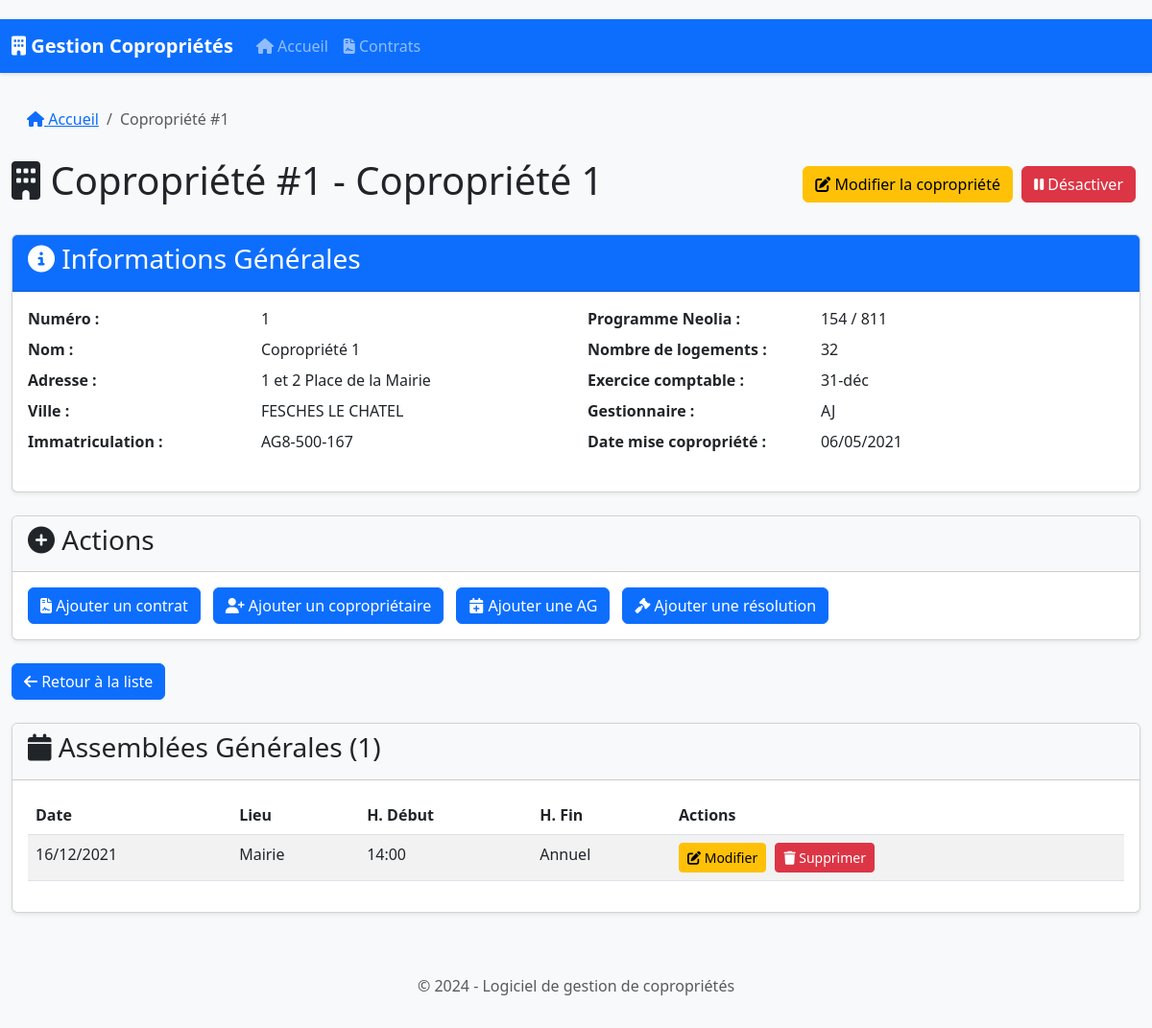
The app's page /copropriete/1, older data.
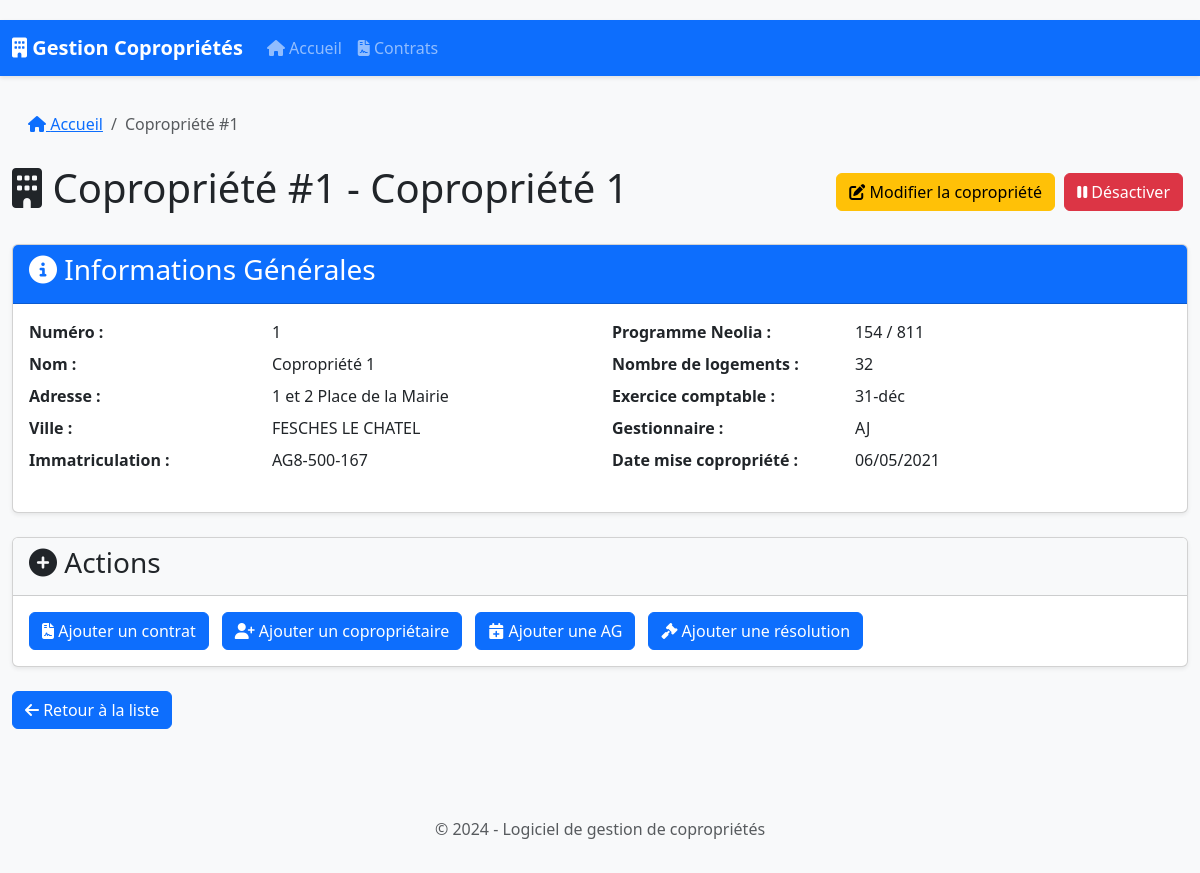
The same page, newer data.
### database.py (models this page shows)
class Copropriete(db.Model):
    id = db.Column(db.Integer, primary_key=True)
    numero = db.Column(db.Integer, unique=True, nullable=False)
    nom = db.Column(db.String(200), nullable=False)
    date_mise_copropriete = db.Column(db.Date)
    programme_neolia = db.Column(db.String(100))
    adresse = db.Column(db.String(300))
    ville = db.Column(db.String(100))
    immatriculation = db.Column(db.String(100))
    nombre_logements = db.Column(db.Integer)
    exercice_comptable = db.Column(db.String(20))  # Ex: "31-déc", "30-juin"
    gestionnaire = db.Column(db.String(50))  # Ex: "AJ", "KS"
    est_active = db.Column(db.Boolean, default=True)
    fiche_immeuble = db.relationship('FicheImmeuble', backref='copropriete', uselist=False)
    contrats = db.relationship('Contrat', backref='copropriete', lazy=True)
    coproprietaires = db.relationship('Coproprietaire', backref='copropriete', lazy=True)
    assemblees_generales = db.relationship('AssembleeGenerale', backref='copropriete', lazy=True)
    resolutions_futures = db.relationship('ResolutionFuture', backref='copropriete', lazy=True)

class AssembleeGenerale(db.Model):
    id = db.Column(db.Integer, primary_key=True)
    copropriete_id = db.Column(db.Integer, db.ForeignKey('copropriete.id'), nullable=False)
    date = db.Column(db.Date)
    horaire_debut = db.Column(db.String(20))
    lieu = db.Column(db.String(200))
    type_ag = db.Column(db.String(100))  # Nouveau champ: Type d'AG
    points_a_retenir = db.relationship('PointARetenir', backref='assemblee_generale', lazy=True, cascade="all, delete-orphan")
    budgets_travaux = db.relationship('BudgetTravaux', backref='assemblee_generale', lazy=True, cascade="all, delete-orphan")

### app.py (the view)
@app.route('/copropriete/<int:copro_id>')
def copropriete(copro_id):
    copropriete = Copropriete.query.options(
        joinedload(Copropriete.fiche_immeuble),
        joinedload(Copropriete.coproprietaires),
        joinedload(Copropriete.coproprietaires).joinedload(Coproprietaire.lots),
        joinedload(Copropriete.coproprietaires).joinedload(Coproprietaire.emails),
        joinedload(Copropriete.coproprietaires).joinedload(Coproprietaire.telephones),
        joinedload(Copropriete.contrats).joinedload(Contrat.prestations),
        joinedload(Copropriete.assemblees_generales).joinedload(AssembleeGenerale.points_a_retenir),
        joinedload(Copropriete.assemblees_generales).joinedload(AssembleeGenerale.budgets_travaux).joinedload(BudgetTravaux.appels_fonds),
        joinedload(Copropriete.resolutions_futures)
    ).get_or_404(copro_id)
    types_contrats = ["Assurance", "Nettoyage", "Entretien", "Sécurité", "Autre"]
    civilites = Civilite.query.all()
    return render_template(
        'copropriete.html',
        copropriete=copropriete,
        contrats=copropriete.contrats,
        coproprietaires=copropriete.coproprietaires,
        assemblees=copropriete.assemblees_generales,
        resolutions=copropriete.resolutions_futures,
        types_contrats=types_contrats,
        civilites=civilites
    )

### app.py (called while the page is built)
@app.context_processor
def inject_models():
    return dict(Civilite=Civilite)

### templates/copropriete.html (shortened to what this page needs)
{% extends "base.html" %}
{% block content %}
<div class="row">
    <div class="col-md-12">
        <nav aria-label="breadcrumb">
            <ol class="breadcrumb">
                <li class="breadcrumb-item"><a href="{{ url_for('index') }}"><i class="fas fa-home"></i> Accueil</a></li>
                <li class="breadcrumb-item active" aria-current="page">Copropriété #{{ copropriete.numero }}</li>
            </ol>
        </nav>
        <div class="d-flex justify-content-between align-items-center mb-4">
            <h1><i class="fas fa-building"></i> Copropriété #{{ copropriete.numero }} - {{ copropriete.nom }}</h1>
            <div>
                    <a href="{{ url_for('edit_copropriete', copro_id=copropriete.id) }}" class="btn btn-warning">
                        <i class="fas fa-edit"></i> Modifier la copropriété
                    </a>
                {% if copropriete.est_active %}
                    <form method="POST" action="{{ url_for('toggle_active', copro_id=copropriete.id) }}" class="d-inline">
                        <button type="submit" class="btn btn-danger">
                            <i class="fas fa-pause"></i> Désactiver
                        </button>
                    </form>
                {% else %}
                    <form method="POST" action="{{ url_for('toggle_active', copro_id=copropriete.id) }}" class="d-inline">
                        <button type="submit" class="btn btn-success">
                            <i class="fas fa-play"></i> Réactiver
                        </button>
                    </form>
                {% endif %}
            </div>
        </div>
    </div>
</div>
<div class="card mb-4">
    <div class="card-header bg-primary text-white">
        <h3><i class="fas fa-info-circle"></i> Informations Générales</h3>
    </div>
    <div class="card-body">
        <div class="row">
            <div class="col-md-6">
                <dl class="row">
                    <dt class="col-sm-5">Numéro :</dt>
                    <dd class="col-sm-7">{{ copropriete.numero }}</dd>
                    <dt class="col-sm-5">Nom :</dt>
                    <dd class="col-sm-7">{{ copropriete.nom }}</dd>
                    <dt class="col-sm-5">Adresse :</dt>
                    <dd class="col-sm-7">{{ copropriete.adresse }}</dd>
                    <dt class="col-sm-5">Ville :</dt>
                    <dd class="col-sm-7">{{ copropriete.ville }}</dd>
                    <dt class="col-sm-5">Immatriculation :</dt>
                    <dd class="col-sm-7">{{ copropriete.immatriculation or 'N/C' }}</dd>
                </dl>
            </div>
            <div class="col-md-6">
                <dl class="row">
                    <dt class="col-sm-5">Programme Neolia :</dt>
                    <dd class="col-sm-7">{{ copropriete.programme_neolia or 'N/C' }}</dd>
                    <dt class="col-sm-5">Nombre de logements :</dt>
                    <dd class="col-sm-7">{{ copropriete.nombre_logements or 0 }}</dd>
                    <dt class="col-sm-5">Exercice comptable :</dt>
                    <dd class="col-sm-7">{{ copropriete.exercice_comptable or 'N/C' }}</dd>
                    <dt class="col-sm-5">Gestionnaire :</dt>
                    <dd class="col-sm-7">{{ copropriete.gestionnaire or 'N/C' }}</dd>
                    <dt class="col-sm-5">Date mise copropriété :</dt>
                    <dd class="col-sm-7">
                        {{ copropriete.date_mise_copropriete.strftime('%d/%m/%Y') if copropriete.date_mise_copropriete else 'N/C' }}
                    </dd>
                </dl>
            </div>
        </div>
    </div>
</div>
<div class="card mb-4">
    <div class="card-header bg-light">
        <h3><i class="fas fa-plus-circle"></i> Actions</h3>
    </div>
    <div class="card-body">
        <div class="d-flex flex-wrap gap-2">
            <button type="button" class="btn btn-primary" data-bs-toggle="modal" data-bs-target="#addContratModal">
                <i class="fas fa-file-contract"></i> Ajouter un contrat
            </button>
            <button type="button" class="btn btn-primary" data-bs-toggle="modal" data-bs-target="#addCoproprietaireModal">
                <i class="fas fa-user-plus"></i> Ajouter un copropriétaire
            </button>
            <button type="button" class="btn btn-primary" data-bs-toggle="modal" data-bs-target="#addAGModal">
                <i class="fas fa-calendar-plus"></i> Ajouter une AG
            </button>
            <button type="button" class="btn btn-primary" data-bs-toggle="modal" data-bs-target="#addResolutionModal">
                <i class="fas fa-gavel"></i> Ajouter une résolution
            </button>
        </div>
    </div>
</div>
<a href="{{ url_for('index') }}" class="btn btn-primary mb-4">
    <i class="fas fa-arrow-left"></i> Retour à la liste
</a>
{% if assemblees %}
<div class="card mb-4">
    <div class="card-header bg-light">
        <h3><i class="fas fa-calendar"></i> Assemblées Générales ({{ assemblees|length }})</h3>
    </div>
    <div class="card-body">
        <div class="table-responsive">
            <table class="table table-striped">
                <thead>
                    <tr>
                        <th>Date</th>
                        <th>Lieu</th>
                        <th>H. Début</th>
                        <th>H. Fin</th>
                        <th>Actions</th>
                    </tr>
                </thead>
                <tbody>
                    {% for a in assemblees %}
                    <tr>
                        <td>{{ a.date.strftime('%d/%m/%Y') if a.date else 'N/C' }}</td>
                        <td>{{ a.lieu }}</td>
                        <td>{{ a.horaire_debut }}</td>
                        <td>{{ a.type_ag }}</td>
                        <td>
                            <button type="button" class="btn btn-sm btn-warning"
                                    data-bs-toggle="modal"
                                    data-bs-target="#editAGModal-{{ a.id }}">
                                <i class="fas fa-edit"></i> Modifier
                            </button>
                            <form action="{{ url_for('delete_ag', ag_id=a.id) }}" method="POST" style="display: inline;">
                                <button type="submit" class="btn btn-danger btn-sm"
                                         onclick="return confirm('⚠️ Êtes-vous sûr de vouloir supprimer cette Assemblée Générale ? Cette action est irréversible.');">
                                     <i class="fas fa-trash"></i> Supprimer
                                 </button>
                              </form>
                        </td>
                    </tr>
                    {% endfor %}
                </tbody>
            </table>
        </div>
    </div>
</div>
{% endif %}
{% endblock %}

### templates/base.html (shortened to what this page needs)
<!DOCTYPE html>
<html lang="fr">
<head>
    <link href="https://cdn.jsdelivr.net/npm/bootstrap@5.3.0/dist/css/bootstrap.min.css" rel="stylesheet">
    <link rel="stylesheet" href="https://cdnjs.cloudflare.com/ajax/libs/font-awesome/6.4.0/css/all.min.css">
    <link rel="stylesheet" href="{{ url_for('static', filename='css/style.css') }}">
</head>
<body>
    <header>
        <nav class="navbar navbar-expand-lg navbar-dark bg-primary">
            <div class="container-fluid">
                <a class="navbar-brand" href="{{ url_for('index') }}">
                    <i class="fas fa-building"></i> Gestion Copropriétés
                </a>
                <div class="collapse navbar-collapse" id="navbarNav">
                    <ul class="navbar-nav">
                        <li class="nav-item">
                            <a class="nav-link" href="{{ url_for('index') }}"><i class="fas fa-home"></i> Accueil</a>
                        </li>
                        <li class="nav-item">
                            <a class="nav-link" href="{{ url_for('contrats') }}"><i class="fas fa-file-contract"></i> Contrats</a>
                        </li>
                    </ul>
                </div>
            </div>
        </nav>
    </header>
    <main class="container-fluid mt-4">
        {% block content %}{% endblock %}
    </main>
    <footer class="bg-light py-3 mt-5">
        <div class="container text-center">
            <p class="text-muted">© 2024 - Logiciel de gestion de copropriétés</p>
        </div>
    </footer>
</body>
</html>

### static/css/style.css (style rules this page uses)
body { padding-top: 20px; background-color: #f8f9fa; }
.card { margin-bottom: 20px; box-shadow: 0 0.125rem 0.25rem rgba(0, 0, 0, 0.075); }
.card-header { font-weight: 600; }
.btn { margin-right: 5px; }
.navbar { margin-bottom: 20px; box-shadow: 0 2px 4px rgba(0, 0, 0, 0.1); }
.navbar-brand { font-weight: 600; }
.navbar-nav .nav-link { font-weight: 500; }
.breadcrumb { background-color: transparent; padding: 0.75rem 1rem; }
.breadcrumb-item + .breadcrumb-item::before { content: "/"; }

Row changes from the older to the newer data that the page shows:
removed AssembleeGenerale: date "16/12/2021", lieu "Mairie", horaire_debut "14:00", type_ag "Annuel"
Text that changed along with them:
{{ assemblees|length }}: "1" → (not shown)
text no longer shown: "Assemblées Générales ( ) Date Lieu H. Début H. Fin Actions"
